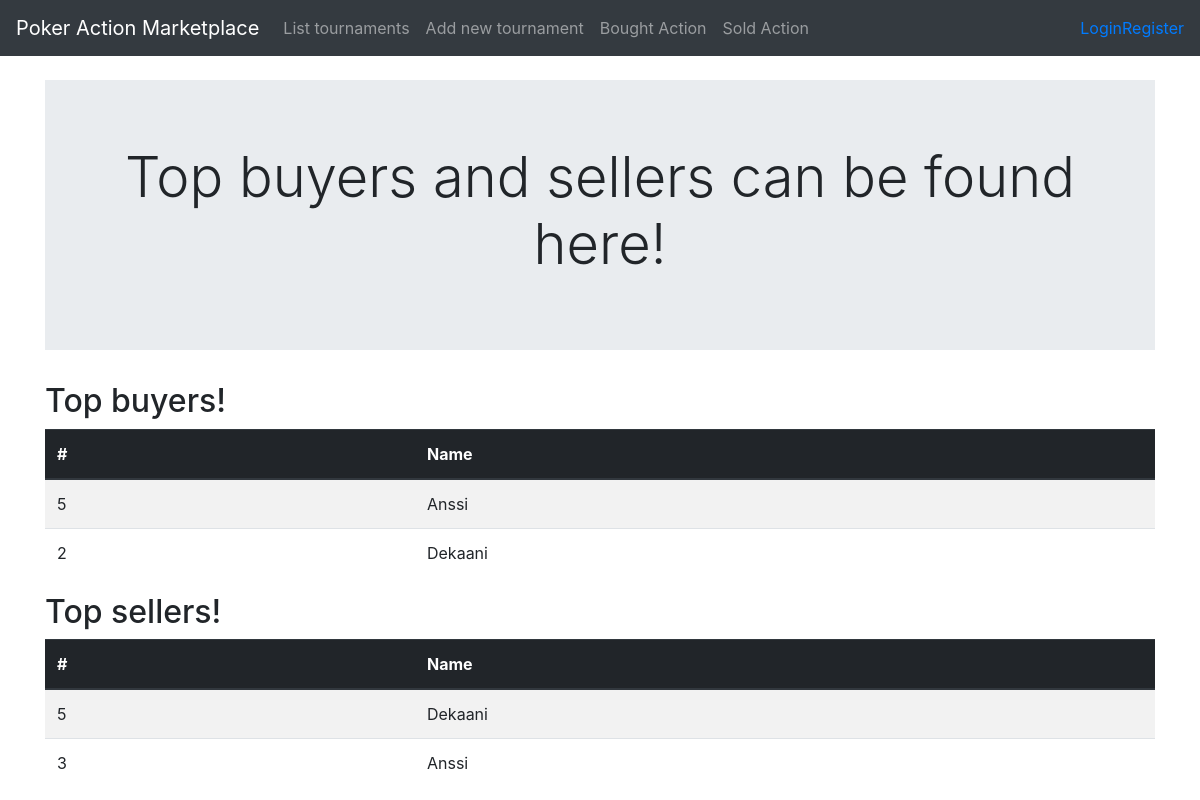
/tournaments/statistics/, run on the app's committed database.
### application/auth/models.py (models this page shows, shortened)
class User(Base):
    __tablename__ = "account"
    name = db.Column(db.String(144), nullable=False)
    username = db.Column(db.String(144), nullable=False)
    password = db.Column(db.String(144), nullable=False)
    tournaments = db.relationship('TournamentPackage', backref='account', lazy=True)

### application/tournamentPackages/views.py (the view)
@app.route('/tournaments/statistics/', methods=["GET"])
def show_statistics():
    topBuyers = TournamentPackage.top_buyers()
    topBuyers.sort(key=lambda x: x[0], reverse=True)
    topSellers = TournamentPackage.top_sellers()
    topSellers.sort(key=lambda x: x[0], reverse=True)
    return render_template('tournaments/statistics.html', topBuyers = topBuyers, topSellers = topSellers)

### application/tournamentPackages/models.py (called while the page is built)
    @staticmethod
    def top_buyers():
        stmt = text("SELECT count(buyer_id), account.name FROM bought_action_from_tournament "
                    "left join account on bought_action_from_tournament.buyer_id = account.id "
                    "group by account.name")
        res = db.engine.execute(stmt)
        topBuyers = []
        for row in res:
            temp = list(row)
            topBuyers.append(temp)
        return topBuyers

    @staticmethod
    def top_sellers():
        stmt = text("SELECT COUNT(account.id), account.name FROM tournament_package "
                    "left join account on tournament_package.account_id = account.id "
                    "group by account.name")
        res = db.engine.execute(stmt)
        topSellers = []
        for row in res:
            temp = list(row)
            topSellers.append(temp)
        return topSellers

### application/templates/tournaments/statistics.html (shortened to what this page needs)
{% extends "layout.html" %}
{% block body %}
<div class="jumbotron jumbotron-fluid">
  <div class="container">
    <h1 class="display-4" align=center>Top buyers and sellers can be found here!</h1>
  </div>
</div>
<div class="col-xs-6">
  <h2 class="sub-header">Top buyers!</h2>
  <div class="table-responsive">
    <table class="table table-striped">
      <thead class="thead-dark">
        <tr>
          <th class="col-md-1">#</th>
          <th class="col-md-2">Name</th>
        </tr>
      </thead>
      <tbody>
        {% for buyer in topBuyers %}
        <tr>
          <td class="col-md-1">{{ buyer[0] }}</td>
          <td class="col-md-2">{{ buyer[1] }}</td>
        </tr>
      {% endfor %}
      </tbody>
    </table>
  </div>
</div>
<div class="col-xs-6">
  <h2 class="sub-header">Top sellers!</h2>
  <div class="table-responsive">
    <table class="table table-striped">
      <thead class="thead-dark">
        <tr>
          <th class="col-md-1">#</th>
          <th class="col-md-2">Name</th>
        </tr>
      </thead>
      <tbody>
        {% for seller in topSellers %}
        <tr>
          <td class="col-md-1">{{ seller[0] }}</td>
          <td class="col-md-2">{{ seller[1] }}</td>
        </tr>
        {% endfor %}
      </tbody>
    </table>
  </div>
{% endblock %}

### data on the page
User: buyer "5", buyer "Anssi", seller "3", seller "Anssi"
User: buyer "2", buyer "Dekaani", seller "5", seller "Dekaani"
